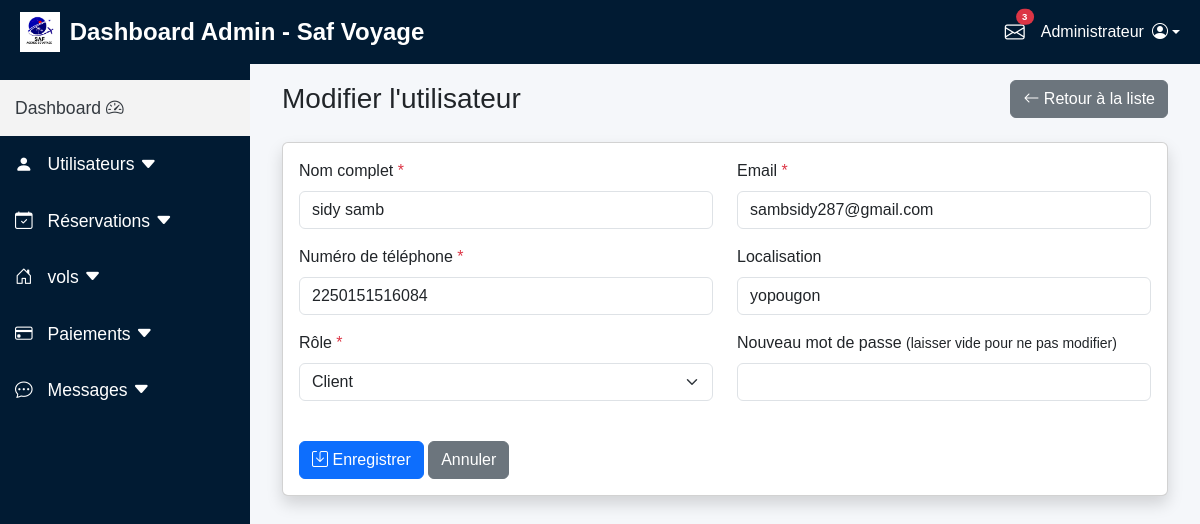
The app's page /admin/gerer_utilisateurs.php?action=modifier&id=1 (signed in) with its own data.
### tables this page shows
CREATE TABLE IF NOT EXISTS `users` (
  `id` int NOT NULL AUTO_INCREMENT,
  `nom` varchar(50) NOT NULL,
  `email` varchar(100) NOT NULL,
  `mot_de_passe` varchar(255) NOT NULL,
  `role` enum('client','admin') NOT NULL DEFAULT 'client',
  `created_at` timestamp NULL DEFAULT CURRENT_TIMESTAMP,
  `localisation` varchar(255) DEFAULT NULL,
  `numero_telephone` varchar(20) NOT NULL,
  PRIMARY KEY (`id`)
);

### admin/gerer_utilisateurs.php (the view, shortened to what this page needs)
<?php
include('../config/config.php');
$action = isset($_GET['action']) ? $_GET['action'] : '';
$user_id = isset($_GET['id']) ? intval($_GET['id']) : 0;
$user = [];
if (($action === 'modifier' || $action === 'voir') && $user_id > 0) {
    try {
        $query = "SELECT * FROM users WHERE id = :id";
        $stmt = $db->prepare($query);
        $stmt->bindParam(':id', $user_id, PDO::PARAM_INT);
        $stmt->execute();
        $user = $stmt->fetch(PDO::FETCH_ASSOC);
    } catch (PDOException $e) {
        $error = "Erreur lors de la récupération des informations: " . $e->getMessage();
        $action = '';
    }
}
$page_title = '';
switch ($action) {
    case 'modifier':
        $page_title = "Modifier l'utilisateur";
        break;
}
?>
<!DOCTYPE html>
<html lang="fr">
<head>
    <link href="https://cdn.jsdelivr.net/npm/bootstrap@5.3.0/dist/css/bootstrap.min.css" rel="stylesheet">
    <link href="https://cdn.jsdelivr.net/npm/bootstrap-icons/font/bootstrap-icons.css" rel="stylesheet">
</head>
<body>
    <?php include '../admin/top-navbar.php'; ?>
    <?php include '../admin/sidebar.php'; ?>
    <div id="content">
        <div class="container-fluid">
            <div class="d-flex justify-content-between align-items-center mb-4">
                <h1 class="h3 mb-0 text-gray-800"><?php echo $page_title; ?></h1>
                <a href="liste_utilisateurs.php" class="btn btn-secondary">
                    <i class="bi bi-arrow-left"></i> Retour à la liste
                </a>
            </div>
            <div class="card shadow mb-4">
                <div class="card-body">
                    <?php if ($action === 'voir'): ?>
                        <div class="row">
                            <div class="col-md-6">
                                <h5 class="mb-4">Informations personnelles</h5>
                                <p><strong>Nom:</strong> <?php echo htmlspecialchars($user['nom']); ?></p>
                                <p><strong>Email:</strong> <?php echo htmlspecialchars($user['email']); ?></p>
                                <p><strong>Téléphone:</strong> <?php echo htmlspecialchars($user['numero_telephone']); ?></p>
                                <p><strong>Localisation:</strong> <?php echo htmlspecialchars($user['localisation'] ?? 'Non spécifiée'); ?></p>
                                <p><strong>Rôle:</strong> <?php echo ucfirst($user['role']); ?></p>
                                <p><strong>Date d'inscription:</strong> <?php echo date('d/m/Y H:i', strtotime($user['created_at'])); ?></p>
                            </div>
                            <div class="col-md-6">
                                <h5 class="mb-4">Activité</h5>
                                <?php
                                try {
                                    $query = "SELECT COUNT(*) as total_reservations FROM reservations WHERE user_id = :user_id";
                                    $stmt = $db->prepare($query);
                                    $stmt->bindParam(':user_id', $user_id, PDO::PARAM_INT);
                                    $stmt->execute();
                                    $total_reservations = $stmt->fetch(PDO::FETCH_ASSOC)['total_reservations'];
                                } catch (PDOException $e) {
                                    $total_reservations = 0;
                                }
                                ?>
                                <p><strong>Nombre de réservations:</strong> <?php echo $total_reservations; ?></p>
                                <?php
                                try {
                                    $query = "SELECT SUM(prix_total) as total_payments FROM reservations WHERE user_id = :user_id AND statut_paiement = 'paye'";
                                    $stmt = $db->prepare($query);
                                    $stmt->bindParam(':user_id', $user_id, PDO::PARAM_INT);
                                    $stmt->execute();
                                    $total_payments = $stmt->fetch(PDO::FETCH_ASSOC)['total_payments'];
                                    if ($total_payments === null) $total_payments = 0;
                                } catch (PDOException $e) {
                                    $total_payments = 0;
                                }
                                ?>
                                <p><strong>Montant total des paiements:</strong> <?php echo number_format($total_payments, 0, ',', ' '); ?> FCFA</p>
                                <div class="mt-4">
                                    <a href="gerer_utilisateurs.php?action=modifier&id=<?php echo $user_id; ?>" class="btn btn-primary">
                                        <i class="bi bi-pencil"></i> Modifier
                                    </a>
                                    <?php if ($user_id != $_SESSION['admin_id']): ?>
                                        <a href="gerer_utilisateurs.php?action=supprimer&id=<?php echo $user_id; ?>" class="btn btn-danger" onclick="return confirm('Êtes-vous sûr de vouloir supprimer cet utilisateur ?');">
                                            <i class="bi bi-trash"></i> Supprimer
                                        </a>
                                    <?php endif; ?>
                                </div>
                            </div>
                        </div>
                    <?php else: ?>
                        <form method="POST" action="">
                            <div class="row">
                                <div class="col-md-6 mb-3">
                                    <label for="nom" class="form-label">Nom complet <span class="text-danger">*</span></label>
                                    <input type="text" class="form-control" id="nom" name="nom" value="<?php echo htmlspecialchars($user['nom'] ?? ''); ?>" required>
                                </div>
                                <div class="col-md-6 mb-3">
                                    <label for="email" class="form-label">Email <span class="text-danger">*</span></label>
                                    <input type="email" class="form-control" id="email" name="email" value="<?php echo htmlspecialchars($user['email'] ?? ''); ?>" required>
                                </div>
                            </div>
                            <div class="row">
                                <div class="col-md-6 mb-3">
                                    <label for="numero_telephone" class="form-label">Numéro de téléphone <span class="text-danger">*</span></label>
                                    <input type="text" class="form-control" id="numero_telephone" name="numero_telephone" value="<?php echo htmlspecialchars($user['numero_telephone'] ?? ''); ?>" required>
                                </div>
                                <div class="col-md-6 mb-3">
                                    <label for="localisation" class="form-label">Localisation</label>
                                    <input type="text" class="form-control" id="localisation" name="localisation" value="<?php echo htmlspecialchars($user['localisation'] ?? ''); ?>">
                                </div>
                            </div>
                            <div class="row">
                                <div class="col-md-6 mb-3">
                                    <label for="role" class="form-label">Rôle <span class="text-danger">*</span></label>
                                    <select class="form-select" id="role" name="role" required>
                                        <option value="client" <?php echo (isset($user['role']) && $user['role'] === 'client') ? 'selected' : ''; ?>>Client</option>
                                    </select>
                                </div>
                                <div class="col-md-6 mb-3">
                                    <label for="mot_de_passe" class="form-label">
                                        <?php echo $action === 'ajouter' ? 'Mot de passe <span class="text-danger">*</span>' : 'Nouveau mot de passe <small>(laisser vide pour ne pas modifier)</small>'; ?>
                                    </label>
                                    <input type="password" class="form-control" id="mot_de_passe" name="mot_de_passe" <?php echo $action === 'ajouter' ? 'required' : ''; ?>>
                                </div>
                            </div>
                            <div class="mt-4">
                                <button type="submit" name="save_user" class="btn btn-primary">
                                    <i class="bi bi-save"></i> Enregistrer
                                </button>
                                <a href="liste_utilisateurs.php" class="btn btn-secondary">Annuler</a>
                            </div>
                        </form>
                    <?php endif; ?>
                </div>
            </div>
        </div>
    </div>
</body>
</html>

### admin/sidebar.php (style rules this page uses)
body { display: flex; min-height: 100vh; background-color: #f5f7fa; font-family: 'Poppins', sans-serif; margin: 0; }
#content { margin-left: 250px; padding: 80px 20px 20px 20px; width: 100%; background-color: #f5f7fa; }

### records on screen
users: nom "sidy samb", email "sambsidy287@gmail.com", numero_telephone "2250151516084", localisation "yopougon", role "Client"

### other values on screen
$messages_count "3"
$page_title "Modifier l'utilisateur"
